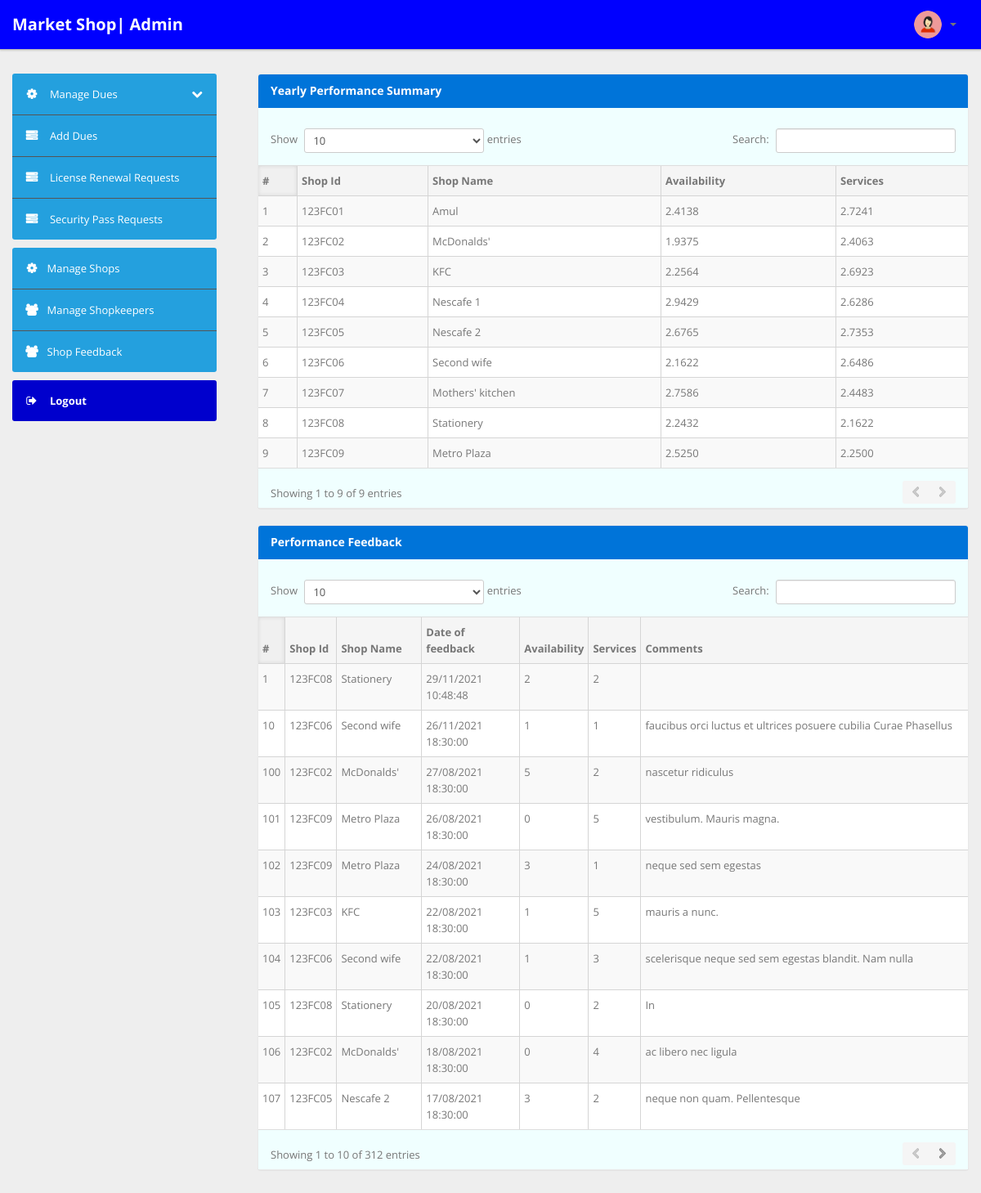
/admin/feedback.php (signed in), run on the app's committed database.
### tables this page shows
CREATE TABLE `shop` (
  `shopID` varchar(30) NOT NULL,
  `location` varchar(100) NOT NULL,
  `licVal` date NOT NULL,
  `licExt` decimal(4,2) NOT NULL,
  `contact` varchar(10) NOT NULL,
  `shopName` varchar(30) NOT NULL,
  `remark` varchar(255) DEFAULT NULL,
  `licReq` varchar(25) NOT NULL DEFAULT 'Inactive',
  PRIMARY KEY (`shopID`),
  KEY `idxshop` (`shopID`),
  CONSTRAINT `check_contact` CHECK ((not((`contact` like _utf8mb4'%[^0-9]%'))))
);

CREATE TABLE `feedback` (
  `feedbackID` int NOT NULL AUTO_INCREMENT,
  `shopID` varchar(30) NOT NULL,
  `availability` int NOT NULL,
  `services` int NOT NULL,
  `description` varchar(255) DEFAULT NULL,
  `dof` timestamp NOT NULL DEFAULT CURRENT_TIMESTAMP,
  PRIMARY KEY (`feedbackID`),
  KEY `shop_id_feedback` (`shopID`),
  CONSTRAINT `shop_id_feedback` FOREIGN KEY (`shopID`) REFERENCES `shop` (`shopID`),
  CONSTRAINT `check_rating` CHECK (((`services` in (0,1,2,3,4,5)) and (`availability` in (0,1,2,3,4,5))))
);

### admin/feedback.php (the view, shortened to what this page needs)
<?php
if (strlen($_SESSION['email']) == 0) {
    header('location:login.php');
} else {
?>
    <!DOCTYPE html>
    <html lang="en">
    <head>
        <link type="text/css" href="bootstrap/css/bootstrap.min.css" rel="stylesheet">
        <link type="text/css" href="bootstrap/css/bootstrap-responsive.min.css" rel="stylesheet">
        <link type="text/css" href="css/theme.css" rel="stylesheet">
        <link type="text/css" href="images/icons/css/font-awesome.css" rel="stylesheet">
    </head>
    <body>
        <?php include('header.php'); ?>
        <br><br><br>
        <div class="wrapper">
            <div class="container">
                <div class="row">
                    <?php include('sidebar.php'); ?>
                    <div class="span9">
                        <div class="content">
                            <div class="module">
                                <div class="module-head" style="background:#0074d9;">
                                    <h3 style="color:white; text-shadow:none;">Yearly Performance Summary</h3>
                                </div>
                                <div class="module-body table" style="background:azure;">
                                    <br />
                                    <table cellpadding="0" cellspacing="0" border="0" class="datatable-1 table table-bordered table-striped	 display table-responsive">
                                        <thead>
                                            <tr>
                                                <th>#</th>
                                                <th>Shop Id</th>
                                                <th>Shop Name</th>
                                                <th>Availability</th>
                                                <th>Services</th>
                                            </tr>
                                        </thead>
                                        <tbody>
                                            <?php
                                            $cnt = 1;
                                            $query=mysqli_query($con,"SELECT * FROM shop ORDER BY shopID");
                                            while ($row = mysqli_fetch_array($query)) {
                                                $shopID=$row['shopID'];
                                                $query2=mysqli_query($con,"SELECT avg(availability) as avg1, avg(services) as avg2 FROM feedback WHERE dof>=DATE_SUB(NOW(),INTERVAL 1 YEAR) GROUP BY shopID HAVING shopID='$shopID'");
                                                $count=mysqli_num_rows($query2);
                                                if($count>0)
                                                {
                                                    $row2=mysqli_fetch_array($query2);
                                            ?>
                                                <tr>
                                                    <td><?php echo htmlentities($cnt); ?></td>
                                                    <td><?php echo htmlentities($shopID); ?></td>
                                                    <td><?php echo htmlentities($row['shopName']); ?></td>
                                                    <td><?php echo htmlentities($row2['avg1']); ?></td>
                                                    <td><?php echo htmlentities($row2['avg2']); ?></td>
                                                </tr>
                                            <?php }$cnt = $cnt + 1;}
                                            ?>
                                        </tbody>
                                    </table>
                                </div>
                            </div>
                            <div class="module">
                                <div class="module-head" style="background:#0074d9;">
                                    <h3 style="color:white; text-shadow:none;">Performance Feedback</h3>
                                </div>
                                <div class="module-body table" style="background:azure;">
                                    <br />
                                    <table cellpadding="0" cellspacing="0" border="0" class="datatable-1 table table-bordered table-striped	 display table-responsive">
                                        <thead>
                                            <tr>
                                                <th>#</th>
                                                <th>Shop Id</th>
                                                <th>Shop Name</th>
                                                <th>Date of feedback</th>
                                                <th>Availability</th>
                                                <th>Services</th>
                                                <th>Comments</th>
                                            </tr>
                                        </thead>
                                        <tbody>
                                            <?php
                                            $query = mysqli_query($con, "SELECT feedback.shopID, shop.shopName, feedback.availability, feedback.dof, feedback.services, feedback.description FROM feedback JOIN shop ON feedback.shopID=shop.shopID ORDER BY dof DESC");
                                            $cnt = 1;
                                            while ($row = mysqli_fetch_array($query)) {
                                                $date=$row['dof'];
                                                $datec=strtotime($date);
                                                $final=date('d/m/Y H:i:s',$datec);
                                            ?>
                                                <tr>
                                                    <td><?php echo htmlentities($cnt); ?></td>
                                                    <td><?php echo htmlentities($row['shopID']); ?></td>
                                                    <td><?php echo htmlentities($row['shopName']); ?></td>
                                                    <td><?php echo htmlentities($final); ?></td>
                                                    <td><?php echo htmlentities($row['availability']); ?></td>
                                                    <td><?php echo htmlentities($row['services']); ?></td>
                                                    <td><?php echo htmlentities($row['description']); ?></td>
                                                </tr>
                                            <?php $cnt = $cnt + 1;
                                            } ?>
                                        </tbody>
                                    </table>
                                </div>
                            </div>
                        </div>
                    </div>
                </div>
            </div>
        </div>
    </body>
<?php
} ?>

### admin/css/theme.css (style rules this page uses)
body { font-size: 13px; font-family: 'Open Sans', Arial, sans-serif; background: #fff; color: #777 }
h1, h2, h3, h4, h5, h6 { color: #333; margin-top: 0 }
h3 { font-size: 20px }
.wrapper { background: #eee; padding: 30px 0 }
.module { background: #fff; -webkit-border-radius: 3px; -moz-border-radius: 3px; border-radius: 3px; border: 1px solid #ccc; border-bottom-color: #bbb; -webkit-box-shadow: 0 0 1px rgba(0,0,0,0.2); -moz-box-shadow: 0 0 1px rgba(0,0,0,0.2); box-shadow: 0 0 1px rgba(0,0,0,0.2); margin-bottom: 30px }
.table { margin-bottom: 0 }
.table th, .table td { border-color: #d5d5d5!important }
.table-bordered thead:first-child tr:first-child>th:first-child, .table-bordered tbody:first-child tr:first-child>td:first-child { -webkit-border-top-left-radius: 2px; -moz-border-radius-topleft: 2px; border-top-left-radius: 2px }
.table-bordered thead:first-child tr:first-child>th:last-child, .table-bordered tbody:first-child tr:first-child>td:last-child { -webkit-border-top-right-radius: 2px; -moz-border-radius-topright: 2px; border-top-right-radius: 2px }
.table-bordered thead:last-child tr:last-child>th:first-child, .table-bordered tbody:last-child tr:last-child>td:first-child, .table-bordered tfoot:last-child tr:last-child>td:first-child { -webkit-border-bottom-left-radius: 2px; -moz-border-radius-bottomleft: 2px; border-bottom-left-radius: 2px }
.table-bordered thead:last-child tr:last-child>th:last-child, .table-bordered tbody:last-child tr:last-child>td:last-child, .table-bordered tfoot:last-child tr:last-child>td:last-child { -webkit-border-bottom-right-radius: 2px; -moz-border-radius-bottomright: 2px; border-bottom-right-radius: 2px }
.module { box-shadow: 0 0 3px rgba(0,0,0,.1); border-color: #e9e9e9; margin-bottom: 20px; background-color: #fff; border-radius: 4px; -webkit-box-shadow: 0 1px 1px rgba(0,0,0,.05); box-shadow: 0 1px 1px rgba(0,0,0,.05); }
.module-head { color: #767676; background-color: #f6f6f6; border-color: #e9e9e9; padding: 10px 15px; border-bottom: 1px solid transparent; border-top-right-radius: 3px; border-top-left-radius: 3px; }
.module-head h3 { font-size: 14px; line-height: 20px; height: 20px; margin: 0 }
.module-body { padding: 5px; }
.module-body.table { padding: 5px 0!important; }
.module-body.table .table th, .module-body.table .table td { padding-left: 5px; padding-right: 5px; }
.dataTables_wrapper table th { background: #f5f5f5; cursor: pointer }
.dataTables_wrapper table th.sorting_asc, .dataTables_wrapper table th.sorting_desc { background: #f0f0f0; -webkit-box-shadow: 0 0 5px rgba(0,0,0,0.1) inset; -moz-box-shadow: 0 0 5px rgba(0,0,0,0.1) inset; box-shadow: 0 0 5px rgba(0,0,0,0.1) inset }
.dataTables_wrapper .table-bordered { -webkit-border-radius: 0; -moz-border-radius: 0; border-radius: 0; border-left: 0; border-right: 0 }
.dataTables_wrapper .table-bordered thead tr>th:first-child, .dataTables_wrapper .table-bordered tbody tr>td:first-child, .dataTables_wrapper .table-bordered tfoot tr>td:first-child, .dataTables_wrapper .table-bordered tfoot tr>th:first-child { border-left: 0 }
.dataTables_wrapper .table-bordered thead:first-child tr:first-child>th:first-child, .dataTables_wrapper .table-bordered tbody:first-child tr:first-child>td:first-child { -webkit-border-top-left-radius: 0; -moz-border-radius-topleft: 0; border-top-left-radius: 0 }
.dataTables_wrapper .table-bordered thead:first-child tr:first-child>th:last-child, .dataTables_wrapper .table-bordered tbody:first-child tr:first-child>td:last-child { -webkit-border-top-right-radius: 0; -moz-border-radius-topright: 0; border-top-right-radius: 0 }
.dataTables_wrapper .table-bordered thead:last-child tr:last-child>th:first-child, .dataTables_wrapper .table-bordered tbody:last-child tr:last-child>td:first-child, .dataTables_wrapper .table-bordered tfoot:last-child tr:last-child>td:first-child { -webkit-border-bottom-left-radius: 0; -moz-border-radius-bottomleft: 0; border-bottom-left-radius: 0 }
.dataTables_wrapper .table-bordered thead:last-child tr:last-child>th:last-child, .dataTables_wrapper .table-bordered tbody:last-child tr:last-child>td:last-child, .dataTables_wrapper .table-bordered tfoot:last-child tr:last-child>td:last-child { -webkit-border-bottom-right-radius: 0; -moz-border-radius-bottomright: 0; border-bottom-right-radius: 0 }

### data on the page
shop: shopID "123FC01", shopName "Amul", avg1 "2.4138", avg2 "2.7241"
shop: shopID "123FC02", shopName "McDonalds'", avg1 "1.9375", avg2 "2.4063"
shop: shopID "123FC03", shopName "KFC", avg1 "2.2564", avg2 "2.6923"
shop: shopID "123FC04", shopName "Nescafe 1", avg1 "2.9429", avg2 "2.6286"
shop: shopID "123FC05", shopName "Nescafe 2", avg1 "2.6765", avg2 "2.7353"
shop: shopID "123FC06", shopName "Second wife", avg1 "2.1622", avg2 "2.6486"
shop: shopID "123FC07", shopName "Mothers' kitchen", avg1 "2.7586", avg2 "2.4483"
shop: shopID "123FC08", shopName "Stationery", avg1 "2.2432", avg2 "2.1622"
shop: shopID "123FC09", shopName "Metro Plaza", avg1 "2.5250", avg2 "2.2500"
feedback: shopID "123FC08", shopID.shopName "Stationery", dof "29/11/2021 10:48:48", availability "2", services "2"
feedback: shopID "123FC06", shopID.shopName "Second wife", dof "26/11/2021 18:30:00", availability "1", services "1", description "faucibus orci luctus et ultrices posuere cubilia Curae Phasellus"
feedback: shopID "123FC02", shopID.shopName "McDonalds'", dof "27/08/2021 18:30:00", availability "5", services "2", description "nascetur ridiculus"
feedback: shopID "123FC09", shopID.shopName "Metro Plaza", dof "26/08/2021 18:30:00", availability "0", services "5", description "vestibulum. Mauris magna."
feedback: shopID "123FC09", shopID.shopName "Metro Plaza", dof "24/08/2021 18:30:00", availability "3", services "1", description "neque sed sem egestas"
feedback: shopID "123FC03", shopID.shopName "KFC", dof "22/08/2021 18:30:00", availability "1", services "5", description "mauris a nunc."
feedback: shopID "123FC06", shopID.shopName "Second wife", dof "22/08/2021 18:30:00", availability "1", services "3", description "scelerisque neque sed sem egestas blandit. Nam nulla"
feedback: shopID "123FC08", shopID.shopName "Stationery", dof "20/08/2021 18:30:00", availability "0", services "2", description "In"
feedback: shopID "123FC02", shopID.shopName "McDonalds'", dof "18/08/2021 18:30:00", availability "0", services "4", description "ac libero nec ligula"
feedback: shopID "123FC05", shopID.shopName "Nescafe 2", dof "17/08/2021 18:30:00", availability "3", services "2", description "neque non quam. Pellentesque"
